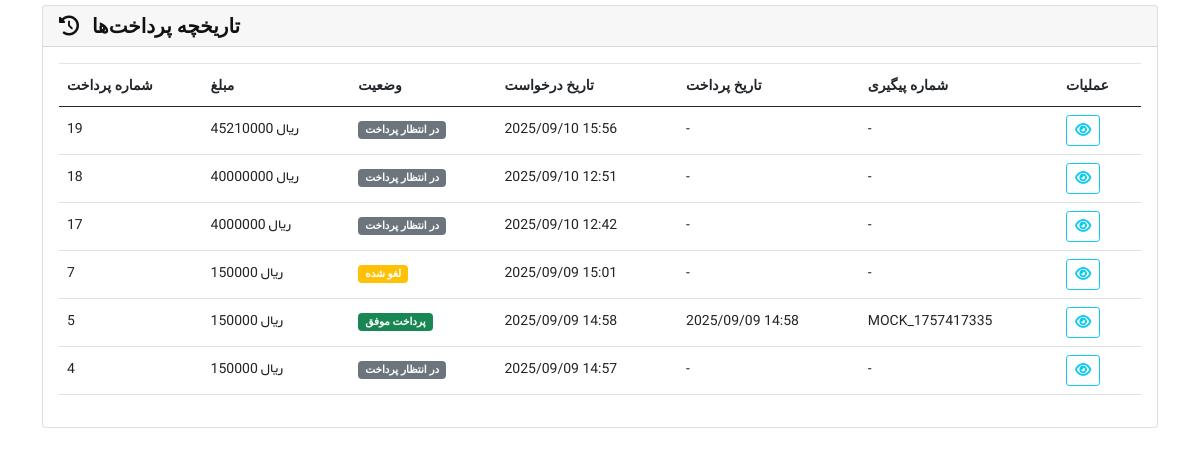
Page /order/payment-history/ (signed in) on the committed database.
### order_module/models.py (models this page shows, shortened)
class Payment(models.Model):
    STATUS_CHOICES = [
        ('pending', 'در انتظار پرداخت'),
        ('success', 'پرداخت موفق'),
        ('failed', 'پرداخت ناموفق'),
        ('cancelled', 'لغو شده'),
    ]
    user = models.ForeignKey(User, on_delete=models.CASCADE, verbose_name='کاربر')
    order = models.ForeignKey(Order, on_delete=models.CASCADE, verbose_name='سفارش', null=True, blank=True)
    amount = models.PositiveIntegerField(verbose_name='مبلغ (ریال)')
    authority = models.CharField(max_length=100, verbose_name='کد مرجع', null=True, blank=True)
    ref_id = models.CharField(max_length=100, verbose_name='شماره پیگیری', null=True, blank=True)
    status = models.CharField(max_length=20, choices=STATUS_CHOICES, default='pending', verbose_name='وضعیت')
    description = models.TextField(verbose_name='توضیحات', null=True, blank=True)
    created_at = models.DateTimeField(auto_now_add=True, verbose_name='تاریخ ایجاد')
    updated_at = models.DateTimeField(auto_now=True, verbose_name='تاریخ بروزرسانی')
    payment_date = models.DateTimeField(null=True, blank=True, verbose_name='تاریخ پرداخت')
    class Meta:
        verbose_name = 'پرداخت'
        verbose_name_plural = 'پرداخت‌ها'
        ordering = ['-created_at']

### order_module/views.py (the view)
# urls.py: path('payment-history/', views.PaymentHistoryView.as_view(), name='payment_history'),
class PaymentHistoryView(View):
    def get(self, request):
        if not request.user.is_authenticated:
            return redirect('login')
        payments = Payment.objects.filter(user=request.user).order_by('-created_at')
        return render(request, 'order_module/payment_history.html', {'payments': payments})

### order_module/templates/order_module/payment_history.html (shortened to what this page needs)
{% extends 'shared/_layout.html' %}
{% load static %}
{% block content %}
<div class="container mt-5">
    <div class="row">
        <div class="col-12">
            <div class="card">
                <div class="card-header">
                    <h4 class="mb-0">
                        <i class="fas fa-history me-2"></i>
                        تاریخچه پرداخت‌ها
                    </h4>
                </div>
                <div class="card-body">
                    {% if payments %}
                        <div class="table-responsive">
                            <table class="table table-hover">
                                <thead>
                                    <tr>
                                        <th>شماره پرداخت</th>
                                        <th>مبلغ</th>
                                        <th>وضعیت</th>
                                        <th>تاریخ درخواست</th>
                                        <th>تاریخ پرداخت</th>
                                        <th>شماره پیگیری</th>
                                        <th>عملیات</th>
                                    </tr>
                                </thead>
                                <tbody>
                                    {% for payment in payments %}
                                    <tr>
                                        <td>{{ payment.id }}</td>
                                        <td>{{ payment.amount|floatformat:0 }} ریال</td>
                                        <td>
                                            {% if payment.status == 'success' %}
                                                <span class="badge bg-success">{{ payment.get_status_display }}</span>
                                            {% elif payment.status == 'failed' %}
                                                <span class="badge bg-danger">{{ payment.get_status_display }}</span>
                                            {% elif payment.status == 'cancelled' %}
                                                <span class="badge bg-warning">{{ payment.get_status_display }}</span>
                                            {% else %}
                                                <span class="badge bg-secondary">{{ payment.get_status_display }}</span>
                                            {% endif %}
                                        </td>
                                        <td>{{ payment.created_at|date:"Y/m/d H:i" }}</td>
                                        <td>
                                            {% if payment.payment_date %}
                                                {{ payment.payment_date|date:"Y/m/d H:i" }}
                                            {% else %}
                                                -
                                            {% endif %}
                                        </td>
                                        <td>
                                            {% if payment.ref_id %}
                                                {{ payment.ref_id }}
                                            {% else %}
                                                -
                                            {% endif %}
                                        </td>
                                        <td>
                                            <button class="btn btn-sm btn-outline-info"
                                                    data-bs-toggle="modal"
                                                    data-bs-target="#paymentModal{{ payment.id }}">
                                                <i class="fas fa-eye"></i>
                                            </button>
                                        </td>
                                    </tr>
                                    {% endfor %}
                                </tbody>
                            </table>
                        </div>
                    {% endif %}
                </div>
            </div>
        </div>
    </div>
</div>
{% endblock %}

### static/css/default.css (style rules this page uses)
.mt-5 { margin-top:5px !important }

### rows in the picture
Payment: id "19", amount "45210000", status "در انتظار پرداخت", created_at "2025/09/10 15:56"
Payment: id "18", amount "40000000", status "در انتظار پرداخت", created_at "2025/09/10 12:51"
Payment: id "17", amount "4000000", status "در انتظار پرداخت", created_at "2025/09/10 12:42"
Payment: id "7", amount "150000", status "لغو شده", created_at "2025/09/09 15:01"
Payment: id "5", amount "150000", status "پرداخت موفق", created_at "2025/09/09 14:58", payment_date "2025/09/09 14:58", ref_id "MOCK_1757417335"
Payment: id "4", amount "150000", status "در انتظار پرداخت", created_at "2025/09/09 14:57"
